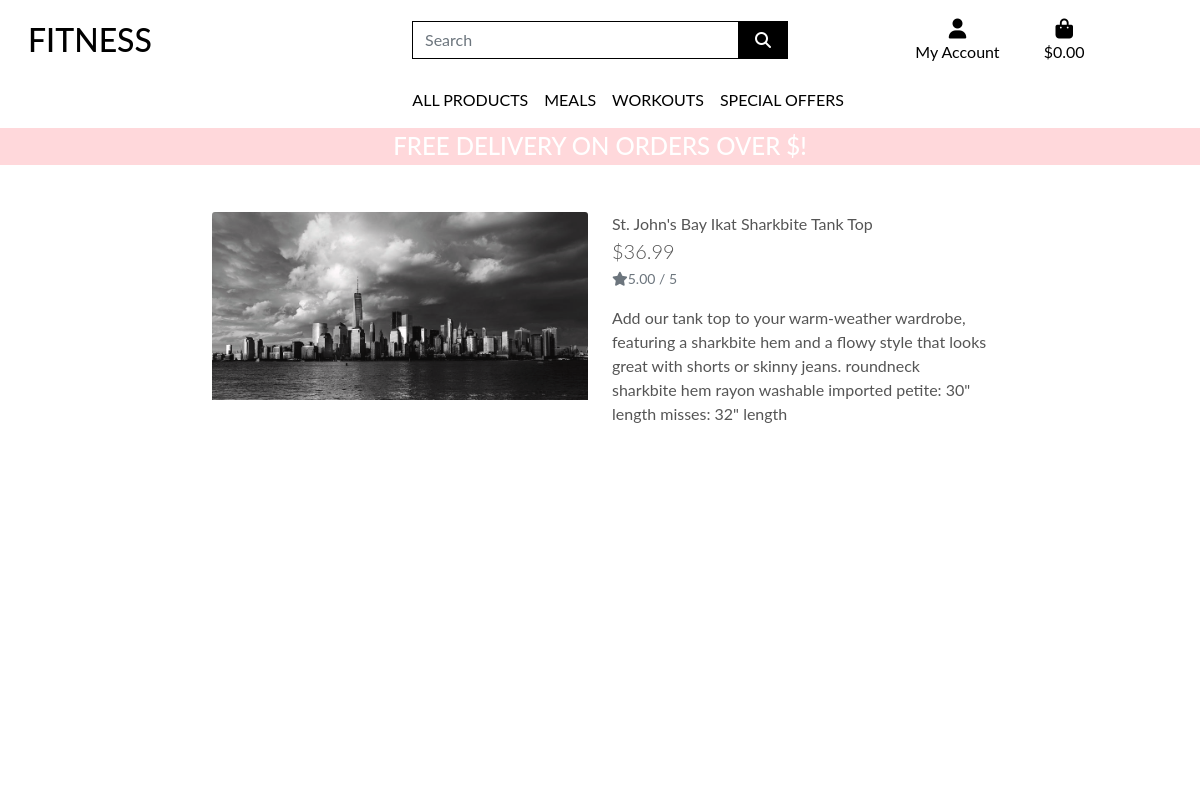
The app's page /products/174 with its own data.
### products/models.py (models this page shows, shortened)
class Product(models.Model):
    category = models.ForeignKey('Category', null=True, blank=True, on_delete=models.SET_NULL)
    sku = models.CharField(max_length=254, null=True, blank=True)
    name = models.CharField(max_length=254)
    description = models.TextField()
    price = models.DecimalField(max_digits=6, decimal_places=2)
    rating = models.DecimalField(max_digits=6, decimal_places=2, null=True, blank=True)
    image_url = models.URLField(max_length=1024, null=True, blank=True)
    image = models.ImageField(null=True, blank=True)

### products/views.py (the view)
# urls.py: path('<product_id>', views.product_detail, name='product_detail'),
def product_detail(request, product_id):
    product = get_object_or_404(Product, pk=product_id)
    context = {
        'product': product,
    }
    return render(request, 'products/product_detail.html', context)

### products/templates/products/product_detail.html (shortened to what this page needs)
{% extends "base.html" %}
{% load static %}
{% block page_header %}
    <div class="container header-container">
    </div>
{% endblock %}
{% block content %}
    <div class="overlay"></div>
    <div class="container-fluid">
        <div class="row">
            <div class="col-12 col-md-6 col-lg-4 offset-lg-2">
                <div class="image-container my-5">
                    {% if product.image %}
                        <a href="{% url 'product_detail' 'product.id' %}" target="_blank">
                            <img class="card-img-top img-fluid" src="{{ product.image.url }}" alt="{{ product.name }}">
                        </a>
                        {% else %}
                        <a href="">
                            <img class="card-img-top img-fluid" src="{{ MEDIA_URL }}noimage.png" alt="{{ product.name }}">
                        </a>
                    {% endif %}
                </div>
            </div>
            <div class="col-12 col-md-6 col-lg-4">
                <div class="product-details-container mb-5 mt-md-5">
                    <p class="mb-0">{{ product.name }}</p>
                    <p class="lead mb-0 text-left font-weight-bold">${{ product.price }}</p>
                    {% if product.rating %}
                        <small class="text-muted"><i class="fas fa-star mr-1"></i>{{ product.rating }} / 5</small>
                    {% else %}
                        <small class="text-muted">No Rating</small>
                    {% endif %}
                    <p class="mt-3">{{ product.description }}</p>
                </div>
            </div>
        </div>
    </div>
{% endblock %}

### static/css/base.css (style rules this page uses)
html { height: 100%; }
body { background: url('/media/homepage.jpg') no-repeat center center fixed; background-size: cover; height: calc(100vh - 164px); color: #555; font-family: 'Lato'; }
.overlay { height: 100%; width: 100%; top: 0; left: 0; position: fixed; background: white; z-index: -1; }
@media (min-width: 1200px) { .container { max-width: 80%; } }
@media (min-width: 992px) { .header-container { padding-top: 164px; } }

### records on screen
Product: image (picture), name "St. John's Bay Ikat Sharkbite Tank Top", price "36.99", rating "5.00", description "Add our tank top to your warm-weather wardrobe, featuring a sharkbite hem and a flowy style that looks great with shorts or skinny jeans. roundneck sharkbite hem rayon washable imported petite: 30\" length misses: 32\" length"
